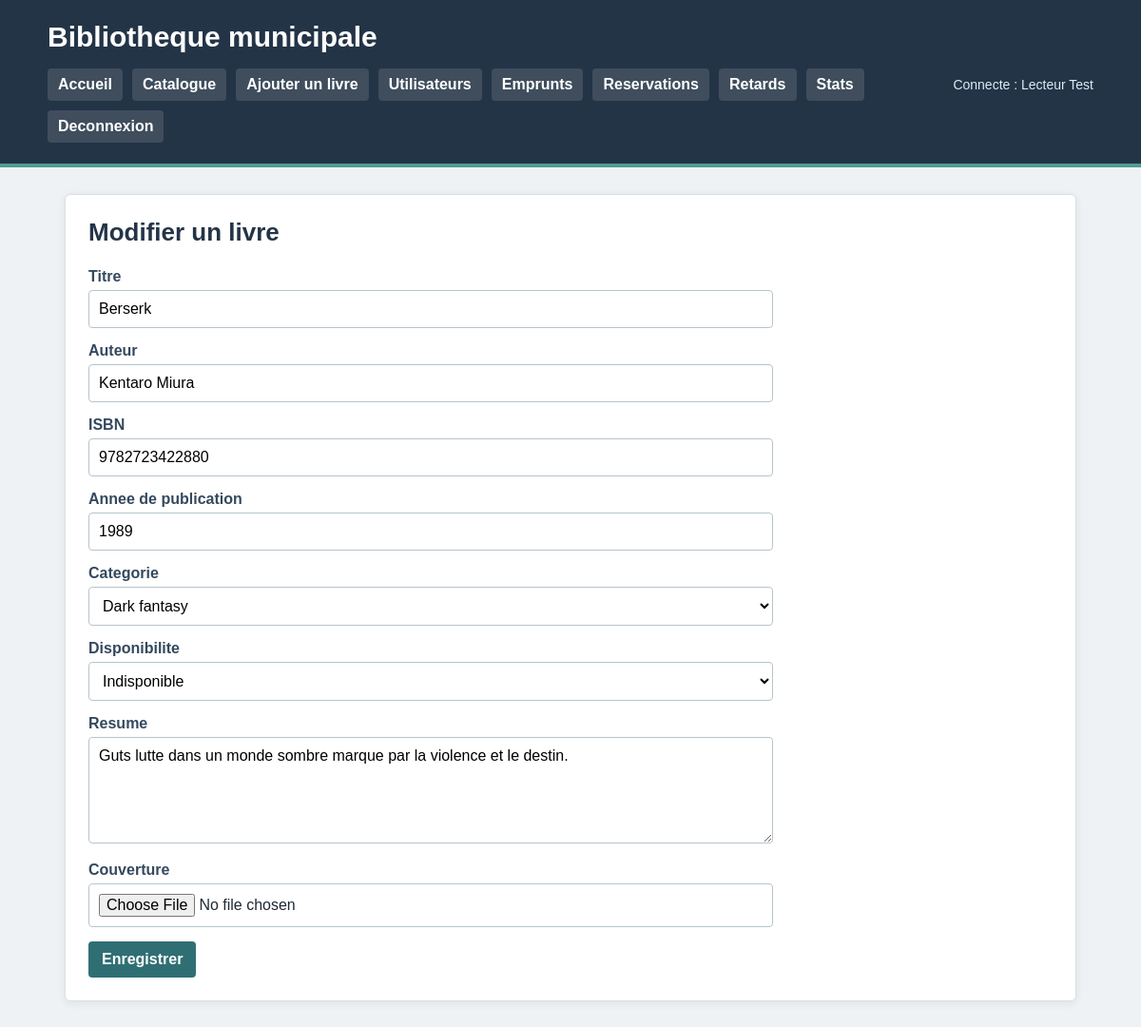
The page /modifier_livre.php?id=2 (signed in) on the database its author committed.
### tables this page shows
CREATE TABLE livres (
    id INT AUTO_INCREMENT PRIMARY KEY,
    titre VARCHAR(200) NOT NULL,
    auteur VARCHAR(150) NOT NULL,
    isbn VARCHAR(30) NOT NULL UNIQUE,
    annee_publication INT NULL,
    resume TEXT,
    categorie_id INT,
    disponible TINYINT(1) NOT NULL DEFAULT 1,
    couverture VARCHAR(255) NULL,
    FOREIGN KEY (categorie_id) REFERENCES categories(id)
);

CREATE TABLE categories (
    id INT AUTO_INCREMENT PRIMARY KEY,
    nom VARCHAR(100) NOT NULL UNIQUE
);

### public/modifier_livre.php (the view, shortened to what this page needs)
<?php
$pdo = connexionBDD();
$id = (int) ($_GET['id'] ?? 0);
$categories = $pdo->query("SELECT id, nom FROM categories ORDER BY nom")->fetchAll(PDO::FETCH_ASSOC);
$requete = $pdo->prepare("SELECT * FROM livres WHERE id = :id");
$requete->execute(['id' => $id]);
$livre = $requete->fetch(PDO::FETCH_ASSOC);
    ?>
    <?php
$titre = $livre['titre'];
$auteur = $livre['auteur'];
$isbn = $livre['isbn'];
$annee = $livre['annee_publication'];
$resume = $livre['resume'];
$categorie_id = $livre['categorie_id'];
$disponible = $livre['disponible'];
include __DIR__ . '/../templates/header.php';
?>
<section class="bloc">
    <h2>Modifier un livre</h2>
    <form method="post" class="formulaire" enctype="multipart/form-data">
        <label for="titre">Titre</label>
        <input type="text" id="titre" name="titre" value="<?= htmlspecialchars($titre) ?>">
        <label for="auteur">Auteur</label>
        <input type="text" id="auteur" name="auteur" value="<?= htmlspecialchars($auteur) ?>">
        <label for="isbn">ISBN</label>
        <input type="text" id="isbn" name="isbn" value="<?= htmlspecialchars($isbn) ?>">
        <label for="annee_publication">Annee de publication</label>
        <input type="number" id="annee_publication" name="annee_publication" value="<?= htmlspecialchars($annee) ?>">
        <label for="categorie_id">Categorie</label>
        <select id="categorie_id" name="categorie_id">
            <?php foreach ($categories as $categorie): ?>
                <option value="<?= (int) $categorie['id'] ?>" <?= (int) $categorie_id === (int) $categorie['id'] ? 'selected' : '' ?>>
                    <?= htmlspecialchars($categorie['nom']) ?>
                </option>
            <?php endforeach; ?>
        </select>
        <label for="disponible">Disponibilite</label>
        <select id="disponible" name="disponible">
            <option value="0" <?= (int) $disponible === 0 ? 'selected' : '' ?>>Indisponible</option>
        </select>
        <label for="resume">Resume</label>
        <textarea id="resume" name="resume" rows="5"><?= htmlspecialchars($resume) ?></textarea>
        <label for="couverture">Couverture</label>
        <input type="file" id="couverture" name="couverture" accept="image/jpeg,image/png,image/webp">
        <button type="submit">Enregistrer</button>
    </form>
</section>
<?php include __DIR__ . '/../templates/footer.php'; ?>

### public/assets/css/style.css (style rules this page uses)
* { box-sizing: border-box; }
body { margin: 0; font-family: Arial, Helvetica, sans-serif; background: #eef2f4; color: #1f2933; }
.bloc { background: white; padding: 24px; border: 1px solid #d9e0e5; border-radius: 6px; box-shadow: 0 2px 8px rgba(31, 41, 51, 0.08); }
h2 { margin-top: 0; color: #243447; font-size: 26px; }
input, select, textarea, button { font: inherit; }
label { display: block; margin-bottom: 5px; font-weight: bold; color: #34495e; }
input, select, textarea { width: 100%; padding: 10px; margin: 0 0 15px 0; border: 1px solid #b7c4cc; border-radius: 4px; background: white; }
button, .bouton { display: inline-block; background: #2f6f73; color: white; border: 0; border-radius: 4px; padding: 10px 14px; text-decoration: none; cursor: pointer; font-weight: bold; }
.revele { opacity: 0; transform: translateY(10px); transition: opacity 0.35s ease, transform 0.35s ease; }
.revele.visible { opacity: 1; transform: translateY(0); }
.formulaire { max-width: 720px; }

### rows shown on the page
livres: titre "Berserk", auteur "Kentaro Miura", isbn "9782723422880", annee_publication "1989", categorie_id "Dark fantasy", disponible "Indisponible", resume "Guts lutte dans un monde sombre marque par la violence et le destin."

### other values the page prints
nomUtilisateur() "Lecteur Test"
